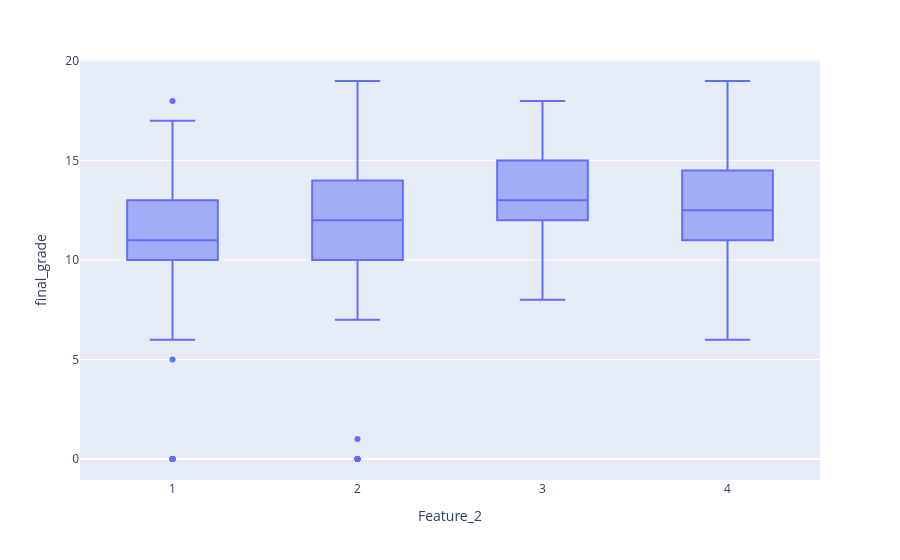

The code cell stored with this chart in its notebook:
### Code cell
px.box(df,x='Feature_2',y='final_grade')

### Figure 1 — Plotly figure (JSON) as saved in the notebook; plotly's stock layout.template omitted (floating-point values rounded to 4 significant figures; data arrays with more than 128 entries replaced by an {"elided": "..."} marker saying what was removed)
{"data": [{"alignmentgroup": "True", "hovertemplate": "Feature_2=%{x}<br>final_grade=%{y}<extra></extra>", "legendgroup": "", "marker": {"color": "#636efa"}, "name": "", "notched": false, "offsetgroup": "", "orientation": "v", "showlegend": false, "type": "box", "x": {"elided": "649 float values"}, "x0": " ", "xaxis": "x", "y": {"elided": "649 int values"}, "y0": " ", "yaxis": "y"}], "layout": {"boxmode": "group", "legend": {"tracegroupgap": 0}, "margin": {"t": 60}, "xaxis": {"anchor": "y", "domain": [0, 1], "title": {"text": "Feature_2"}}, "yaxis": {"anchor": "x", "domain": [0, 1], "title": {"text": "final_grade"}}}}
